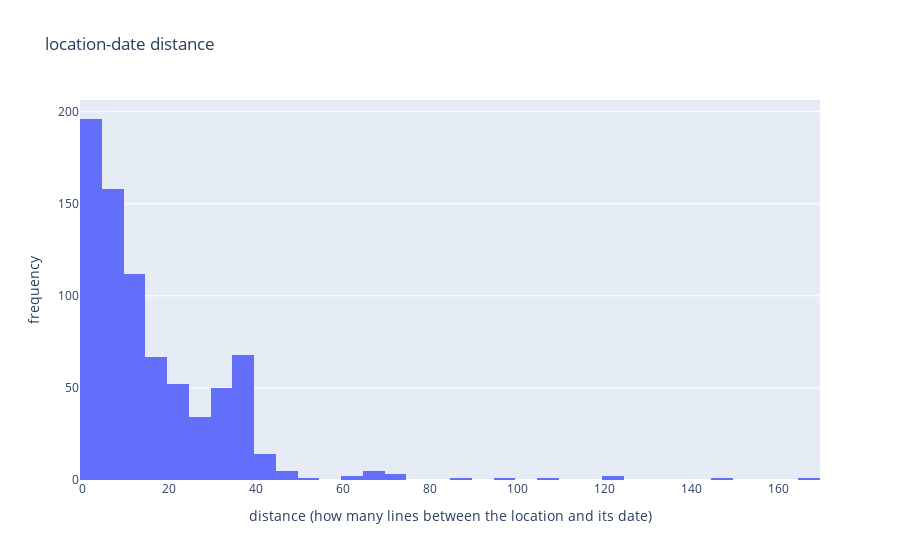

Notebook code cell kept with this figure:
### Code cell
fig = go.Figure(data=[go.Histogram(x=summary_dict['locatie_date_distance'])])
fig.update_layout(
    title_text='location-date distance', 
    xaxis_title_text='distance (how many lines between the location and its date)', 
    yaxis_title_text='frequency',
)
fig.show()

### Figure 1 — Plotly figure (JSON) as saved in the notebook; plotly's stock layout.template omitted (floating-point values rounded to 4 significant figures; data arrays with more than 128 entries replaced by an {"elided": "..."} marker saying what was removed)
{"data": [{"type": "histogram", "x": {"elided": "774 int values"}}], "layout": {"title": {"text": "location-date distance"}, "xaxis": {"title": {"text": "distance (how many lines between the location and its date)"}}, "yaxis": {"title": {"text": "frequency"}}}}
